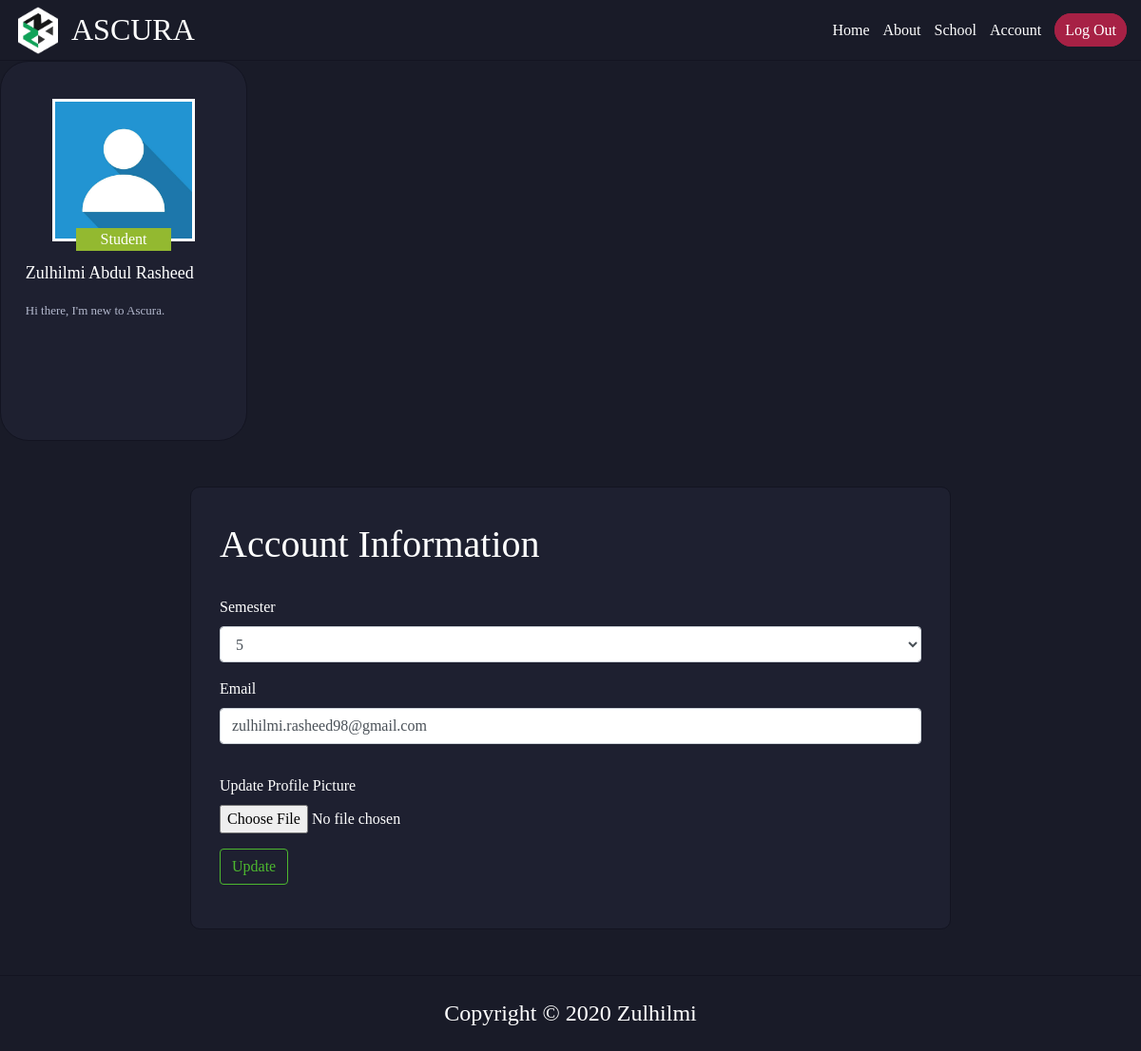
Page /account (signed in) on the committed database.
### ascura/models.py (models this page shows, shortened)
class Role(db.Model):
    id = db.Column(db.Integer, primary_key=True)
    role_name = db.Column(db.String(20), nullable=False, unique=True)
    student_role = db.relationship("User", backref='role', lazy=True)

class User(db.Model, UserMixin):
    id = db.Column(db.Integer, primary_key=True)
    first_name = db.Column(db.String(30), nullable=False)
    last_name = db.Column(db.String(30), nullable=False)
    username = db.Column(db.String(14), unique=True, nullable=False)
    email = db.Column(db.String(120), unique=True, nullable=False)
    password = db.Column(db.String(60), nullable=False)
    image_file = db.Column(db.String(20), nullable=False, default='default.jpg')
    short_desc = db.Column(db.String(70), nullable=False, default="Hi there, I'm new to Ascura.")
    long_desc = db.Column(db.Text, nullable=False, default="No information given")
    interests = db.Column(db.String(100), nullable=False, default="This user has not specified any interests.")
    school_id = db.Column(db.Integer, db.ForeignKey('school.id'), nullable=False)
    course_id = db.Column(db.Integer, db.ForeignKey('course.id'), nullable=True) # Faculty members don't need this
    semester = db.Column(db.String(2), nullable=True) # Faculty members don't need this
    role_id = db.Column(db.Integer, db.ForeignKey('role.id'), nullable=False, default=1) # Default student role
    u_type = db.Column(db.Integer, db.ForeignKey('usertype.id'), nullable=False, default=3) # Default user type normal
    posts = db.relationship('Post', backref='author', lazy=True)
    comments = db.relationship('Comment', backref='author', lazy=True)

### ascura/routes.py (the view)
@app.route("/account", methods=['GET', 'POST'])
@login_required
def account():
    form = UpdateStudentAccountForm()
    if form.validate_on_submit():
        if form.picture.data:
            picture_file = save_picture(form.picture.data)
            current_user.image_file = picture_file
        current_user.email = form.email.data
        current_user.semester = form.semester.data
        db.session.commit()
        flash('Your account has been updated!', 'success')
        return redirect(url_for('account'))
    elif request.method == 'GET':
        form.email.data = current_user.email
        form.semester.data = current_user.semester
    image_file = url_for('static', filename='images/profile_pics/' + current_user.image_file)
    return render_template('account.html', title='Account', image_file=image_file, form=form)

### ascura/forms.py (shortened to what this page needs)
class UpdateStudentAccountForm(FlaskForm):
    semester = SelectField('Semester', validators=[DataRequired()], choices=\
        [('1', '1'),\
        ('2', '2'),\
        ('3', '3'),\
        ('4', '4'),\
        ('5', '5'),\
        ('6', '6'),\
        ('6+', '6+')])
    email = StringField('Email', validators=[DataRequired(), Email()])
    picture = FileField('Update Profile Picture', validators=[FileAllowed(['jpg', 'png'])])
    submit = SubmitField('Update')

### ascura/models.py (called while the page is built)
@login_manager.user_loader
def load_user(user_id):
    return User.query.get(user_id)

### ascura/templates/account.html (shortened to what this page needs)
{% extends 'layout.html' %}
{% block body %}
    <div class="profile-container">
        <div class="top-container">
            <div class="profile-pic">
                <img src="{{ image_file }}" alt="Profile picture">
                <div class="school-role">
                    <span>{{ current_user.role.role_name }}</span>
                </div>
            </div>
        </div>
        <div class="mid-container">
            <p class="user-name">{{ current_user.first_name + " " + current_user.last_name }}</p>
            <p class="short-desc">{{ current_user.short_desc }}</p>
        </div>
    </div>
    <div id="form-wrapper" class="mt-5 mb-5">
        <form method="POST" action="" enctype="multipart/form-data">
            <fieldset class="form-group">
                <legend class="mb-4">Account Information</legend>
                <div class="form-group">
                    {{ form.semester.label(class="form-control-label") }}
                    {% if form.semester.errors %}
                        {{ form.semester(class="form-control form-control-asc is-invalid") }}
                        <div class="invalid-feedback">
                            {% for error in form.semester.errors %}
                                <span>{{ error }}</span>
                            {% endfor %}
                        </div>
                    {% else %}
                        {{ form.semester(class="form-control form-control-asc") }}
                    {% endif %}
                </div>
                <div class="form-group">
                    {{ form.email.label(class="form-control-label") }}
                    {% if form.email.errors %}
                        {{ form.email(class="form-control form-control-asc is-invalid") }}
                        <div class="invalid-feedback">
                            {% for error in form.email.errors %}
                                <span>{{ error }}</span>
                            {% endfor %}
                        </div>
                    {% else %}
                        {{ form.email(class="form-control form-control-asc") }}
                    {% endif %}
                </div>
            </fieldset>
            <div class="form-group">
                {{ form.picture.label() }}
                {{ form.picture(class="form-control-file") }}
            </div>
            <div class="form-group">
                {{ form.submit(class="btn btn-outline-info btn-info-asc") }}
            </div>
        </form>
    </div>
{% endblock body %}

### ascura/static/css/main.css (style rules this page uses)
body { background-color: #191b28; font-family: Proxima-Bold; }

### ascura/static/css/form.css (style rules this page uses)
fieldset > legend { font-size: 30pt; }
#form-wrapper { margin-left: auto; margin-right: auto; width: 800px; background-color: rgb(30, 32, 48); border: 1px solid rgb(19, 20, 33); border-radius: 10px; }
#form-wrapper > form { padding: 30px; color: #fff; }
.btn-info-asc { color: #4db82f; border-color: #4db82f; }

### ascura/static/css/profile.css (style rules this page uses)
.profile-container { height: 400px; width: 260px; background-color: rgb(30, 32, 48); border-radius: 30px; position: relative; border: 1px solid rgb(19, 20, 33); }
.profile-pic { display: flex; justify-content: space-around; padding-top: 15%; position: relative; }
.profile-pic > img { width: 150px; height: 150px; border: 3px solid #fff; }
.school-role { position: absolute; bottom: -10px; width: 100px; color: #fff; font-size: 12pt; background-color: #93b930; text-align: center; }
.mid-container { margin: 20px 10% 10px; font-family: Proxima-Regular; }
.user-name { color: #fff; font-size: 18px; }
.short-desc { color: #b3b8cd; font-size: 13px; margin-top: 10px; }

### rows in the picture
Role: role.role_name "Student"
User: first_name+last_name "Zulhilmi Abdul Rasheed", short_desc "Hi there, I'm new to Ascura.", semester "5", email "zulhilmi.rasheed98@gmail.com"
